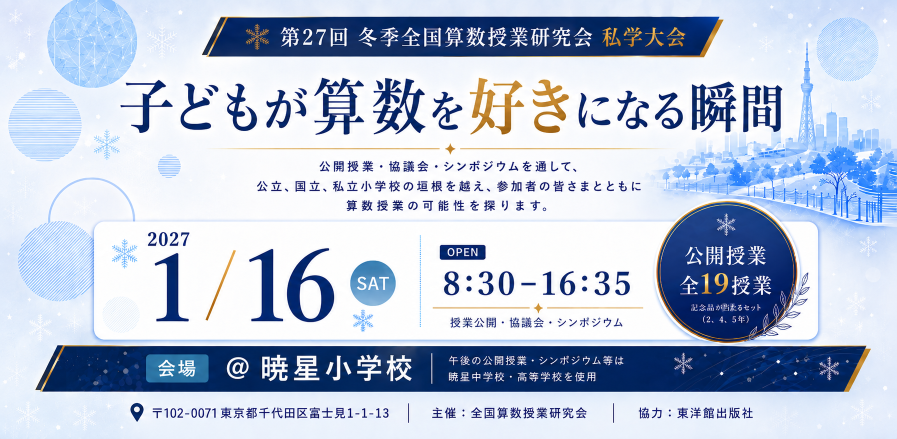
#> input picture assets/next-event-2026-zensanken-37.png, 1793 x 877 px (shown at 1/2 size)
$ python optimize_images.py
#> lines starting #> are read from the running program, lines starting #| are printed output that depends on the picture
#!/usr/bin/env python3
"""次回イベントバナーを配信向けに軽量化する。

会場の細い回線で開かれる前提のサイト（README 参照）なので、告知バナーのような
大きな画像は「表示枠に必要なだけ」の解像度に落としてから配信する。

対象と方針は TARGETS で宣言する。生成物はリポジトリにコミットするので
（`build_fuseneko.py` と同じ作法）、元画像を差し替えたらこのスクリプトを
実行し直すこと。

  python3 scripts/optimize_images.py           # 生成して差分を報告
  python3 scripts/optimize_images.py --check   # 生成せず、要更新かどうかだけ見る（CI 向け）

なぜ 2 通りの出力先があるか:
  - webp: 現行イベント。JSON の image を .webp に向けられるので最小サイズを取れる。
  - png : 終了済みイベント。JSON を編集しない規約（CLAUDE.md）なので、
          ファイル名と拡張子を保ったまま中身だけ軽くする。
"""

from __future__ import annotations

import argparse
import sys
from pathlib import Path

try:
    from PIL import Image
except ModuleNotFoundError as exc:  # pragma: no cover - 実行環境の問題
    raise SystemExit(
        "Pillow が必要です。python -m pip install -r requirements-tools.txt を実行してください。"
    ) from exc

try:  # Windows の cp932 端末でも UTF-8 で出力する
    sys.stdout.reconfigure(encoding="utf-8")
    sys.stderr.reconfigure(encoding="utf-8")
except (AttributeError, ValueError):
    pass

ROOT = Path(__file__).resolve().parents[1]

# 表示枠は index.html の `w-full max-h-72 object-cover`。本文の最大幅が 672px なので
# DPR3 でも 2016px あれば足りるが、バナーは object-cover で上下が切られる帯であり、
# 実際に見えるのは横 672px ぶん。1400px あれば DPR2 で等倍、DPR3 でも粗さは出ない。
MAX_WIDTH = 1400

TARGETS = (
    # (元画像, 出力先, 形式, 品質)
    # 全算研2026（開催中）: JSON の nextEvent.image を .webp に向けている
    (
        "assets/next-event-2026-zensanken-37.png",
        "assets/next-event-2026-zensanken-37.webp",
        "WEBP",
        82,
    ),
    # 算数サマーフェス2026（終了済み）: JSON を触らない規約なので同名 PNG を上書きする
    (
        "assets/next-event-2026-math-summer-fes.png",
        "assets/next-event-2026-math-summer-fes.png",
        "PNG",
        None,
    ),
)


def _load_rgb(path: Path) -> Image.Image:
    """元画像を RGB で開く（バナーに透過は無い前提。あっても白で合成する）。"""
    img = Image.open(path)
#> img is the input picture: PIL image 1793x877 RGB; mean R, G, B 185, 196.8, 217.5
    if img.mode in ("RGBA", "LA", "P"):
        img = img.convert("RGBA")
        flat = Image.new("RGB", img.size, (255, 255, 255))
        flat.paste(img, mask=img.split()[-1])
        return flat
    return img.convert("RGB")


def _resized(img: Image.Image, max_width: int) -> Image.Image:
    """必要なときだけ縮小する（元が小さければ拡大しない）。"""
#> called with max_width = 1400
    if img.width <= max_width:
        return img
    height = round(img.height * max_width / img.width)
#> height = 685
    return img.resize((max_width, height), Image.LANCZOS)
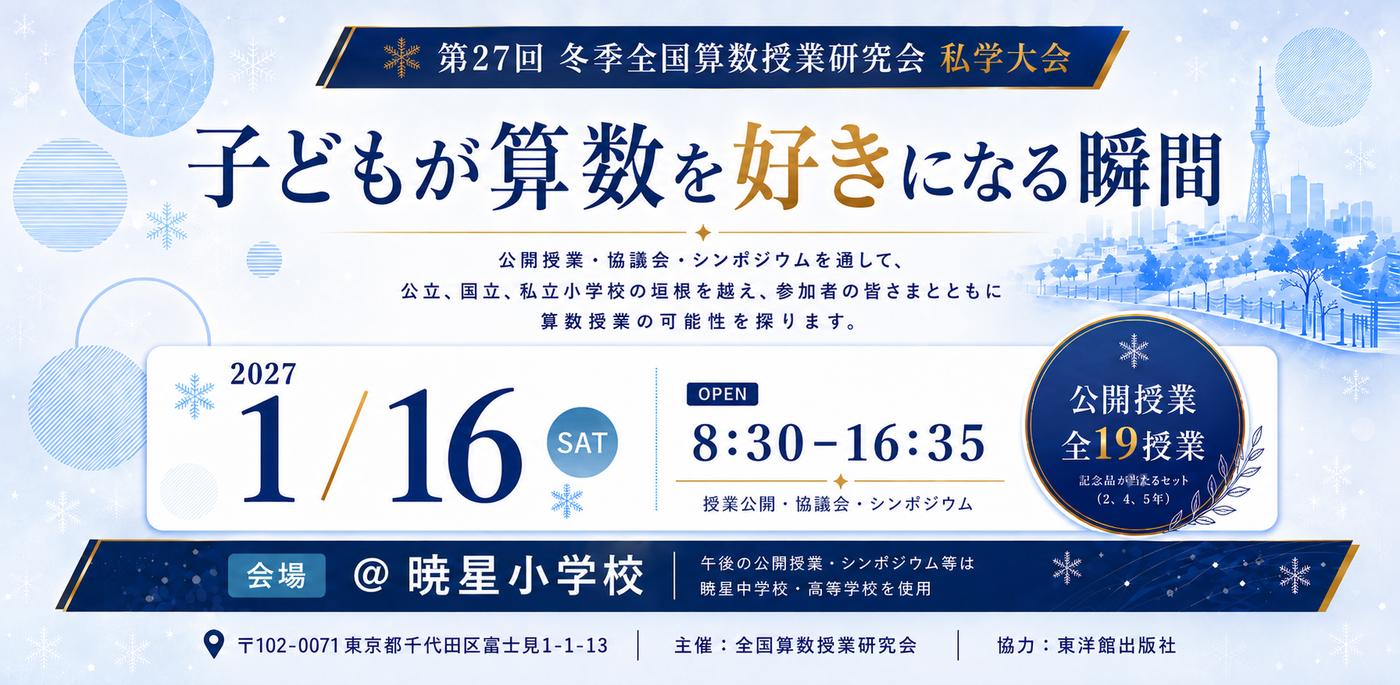
#> returned value: PIL image 1400x685 RGB; mean R, G, B 185, 196.7, 217.4


def _save(img: Image.Image, fmt: str, quality: int | None) -> bytes:
    """指定形式でエンコードしたバイト列を返す（まだ書かない）。"""
    import io

    buf = io.BytesIO()
    if fmt == "WEBP":
        # method=6 は最も遅いが最も小さい。生成は手元で一度きりなので速度は問わない。
        img.save(buf, "WEBP", quality=quality, method=6)
    else:
        # PNG-24 のままだとグラデーションで巨大化する（縮小だけでは 1MB 級が残る）。
        # 256 色へ量子化＋誤差拡散すると 1/3 になり、バナー程度の絵柄では
        # 帯も文字のフチも目視で判別できない（実測して確認済み）。
        pal = img.quantize(colors=256, method=Image.MEDIANCUT, dither=Image.FLOYDSTEINBERG)
        pal.save(buf, "PNG", optimize=True, compress_level=9)
    return buf.getvalue()


def process(check_only: bool) -> int:
    """TARGETS を処理し、更新が要る（あった）件数を返す。"""
    changed = 0
    for src_rel, dest_rel, fmt, quality in TARGETS:
        src = ROOT / src_rel
        dest = ROOT / dest_rel
        if not src.exists():
            print(f"スキップ（元画像が無い）: {src_rel}")
            continue

        before = src.stat().st_size
        with _load_rgb(src) as img:
            out = _save(_resized(img, MAX_WIDTH), fmt, quality)

        # 上書き対象（PNG）で既に十分小さいなら触らない。再実行で無駄な差分を作らない。
        if dest.exists() and len(out) >= dest.stat().st_size:
            print(f"変更なし: {dest_rel}（{dest.stat().st_size:,} B）")
            continue

        changed += 1
        pct = 100 - len(out) * 100 // before
        if check_only:
            print(f"要更新: {dest_rel}（{before:,} B → {len(out):,} B / -{pct}%）")
        else:
            dest.write_bytes(out)
            print(f"生成: {src_rel} → {dest_rel}（{before:,} B → {len(out):,} B / -{pct}%）")
    return changed


def main() -> int:
    """コマンドライン入口。--check のときは要更新があれば exit 1。"""
    parser = argparse.ArgumentParser(description="次回イベントバナーを軽量化する")
    parser.add_argument(
        "--check", action="store_true", help="生成せず、要更新かどうかだけ判定する"
    )
    args = parser.parse_args()
    changed = process(args.check)
    if args.check and changed:
        print("最適化されていない画像があります。python3 scripts/optimize_images.py を実行してください。")
        return 1
    return 0


if __name__ == "__main__":
    raise SystemExit(main())
#> (the program exits here)
